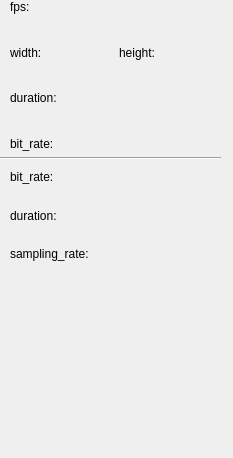
<?xml version="1.0" encoding="UTF-8"?>
<ui version="4.0">
 <class>InfoPlane</class>
 <widget class="QWidget" name="InfoPlane">
  <property name="geometry">
   <rect>
    <x>0</x>
    <y>0</y>
    <width>233</width>
    <height>458</height>
   </rect>
  </property>
  <property name="windowTitle">
   <string>Form</string>
  </property>
  <widget class="Line" name="line">
   <property name="geometry">
    <rect>
     <x>0</x>
     <y>150</y>
     <width>221</width>
     <height>16</height>
    </rect>
   </property>
   <property name="orientation">
    <enum>Qt::Horizontal</enum>
   </property>
  </widget>
  <widget class="QWidget" name="">
   <property name="geometry">
    <rect>
     <x>10</x>
     <y>0</y>
     <width>211</width>
     <height>151</height>
    </rect>
   </property>
   <layout class="QVBoxLayout" name="verticalLayout">
    <item>
     <widget class="QLabel" name="label">
      <property name="text">
       <string>fps:</string>
      </property>
     </widget>
    </item>
    <item>
     <spacer name="verticalSpacer">
      <property name="orientation">
       <enum>Qt::Vertical</enum>
      </property>
      <property name="sizeHint" stdset="0">
       <size>
        <width>20</width>
        <height>13</height>
       </size>
      </property>
     </spacer>
    </item>
    <item>
     <layout class="QHBoxLayout" name="horizontalLayout">
      <item>
       <widget class="QLabel" name="label_2">
        <property name="text">
         <string>width:</string>
        </property>
       </widget>
      </item>
      <item>
       <widget class="QLabel" name="label_3">
        <property name="text">
         <string>height:</string>
        </property>
       </widget>
      </item>
     </layout>
    </item>
    <item>
     <spacer name="verticalSpacer_2">
      <property name="orientation">
       <enum>Qt::Vertical</enum>
      </property>
      <property name="sizeHint" stdset="0">
       <size>
        <width>20</width>
        <height>13</height>
       </size>
      </property>
     </spacer>
    </item>
    <item>
     <widget class="QLabel" name="label_4">
      <property name="text">
       <string>duration:</string>
      </property>
     </widget>
    </item>
    <item>
     <spacer name="verticalSpacer_3">
      <property name="orientation">
       <enum>Qt::Vertical</enum>
      </property>
      <property name="sizeHint" stdset="0">
       <size>
        <width>20</width>
        <height>13</height>
       </size>
      </property>
     </spacer>
    </item>
    <item>
     <widget class="QLabel" name="label_5">
      <property name="text">
       <string>bit_rate:</string>
      </property>
     </widget>
    </item>
   </layout>
  </widget>
  <widget class="QWidget" name="">
   <property name="geometry">
    <rect>
     <x>10</x>
     <y>170</y>
     <width>201</width>
     <height>91</height>
    </rect>
   </property>
   <layout class="QVBoxLayout" name="verticalLayout_2">
    <item>
     <widget class="QLabel" name="label_6">
      <property name="text">
       <string>bit_rate:</string>
      </property>
     </widget>
    </item>
    <item>
     <spacer name="verticalSpacer_4">
      <property name="orientation">
       <enum>Qt::Vertical</enum>
      </property>
      <property name="sizeHint" stdset="0">
       <size>
        <width>20</width>
        <height>13</height>
       </size>
      </property>
     </spacer>
    </item>
    <item>
     <widget class="QLabel" name="label_7">
      <property name="text">
       <string>duration:</string>
      </property>
     </widget>
    </item>
    <item>
     <spacer name="verticalSpacer_5">
      <property name="orientation">
       <enum>Qt::Vertical</enum>
      </property>
      <property name="sizeHint" stdset="0">
       <size>
        <width>20</width>
        <height>13</height>
       </size>
      </property>
     </spacer>
    </item>
    <item>
     <widget class="QLabel" name="label_8">
      <property name="text">
       <string>sampling_rate:</string>
      </property>
     </widget>
    </item>
   </layout>
  </widget>
 </widget>
 <resources/>
 <connections/>
</ui>
